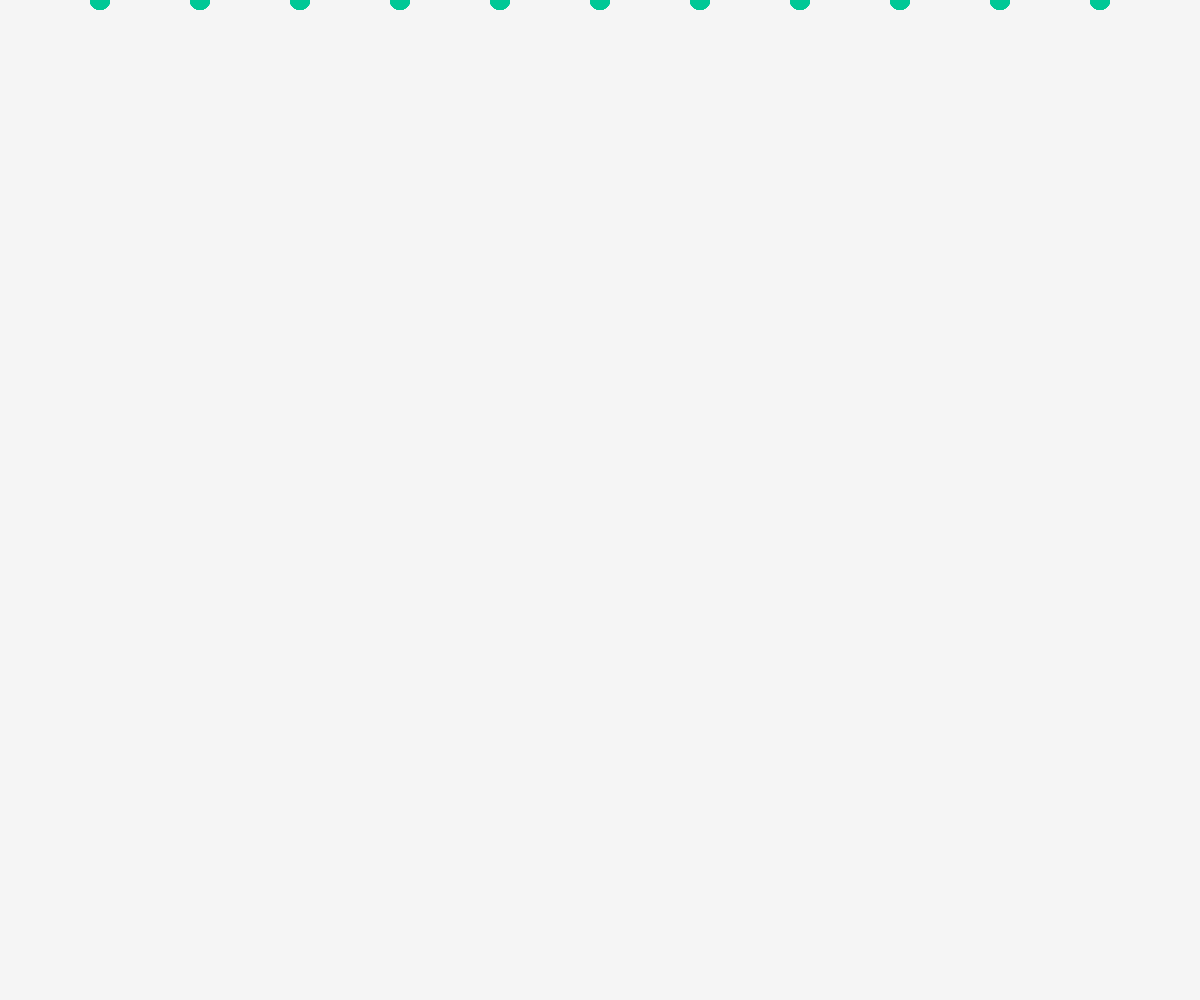
Frame 1 (no input)
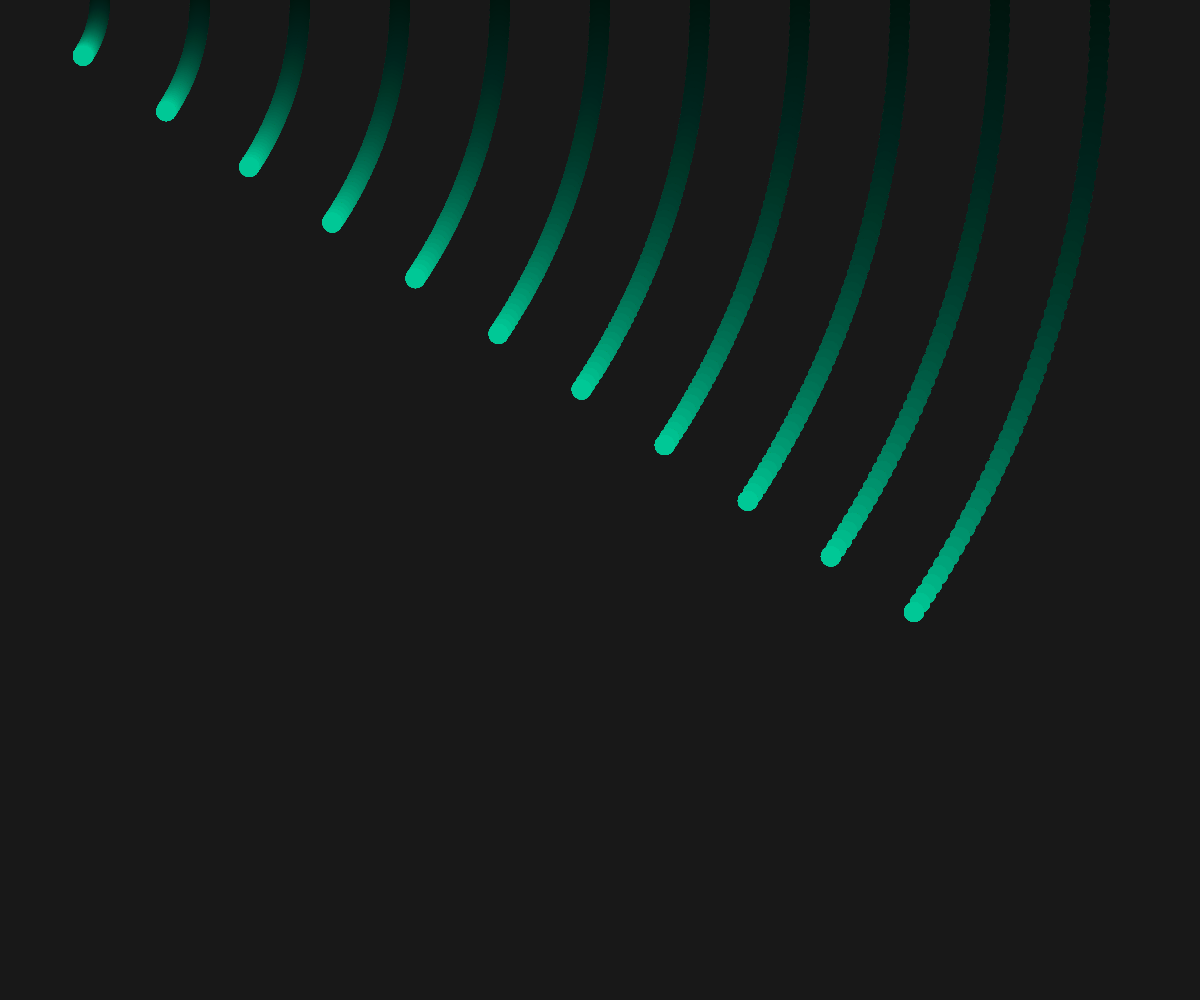
Frame 60 (no input)
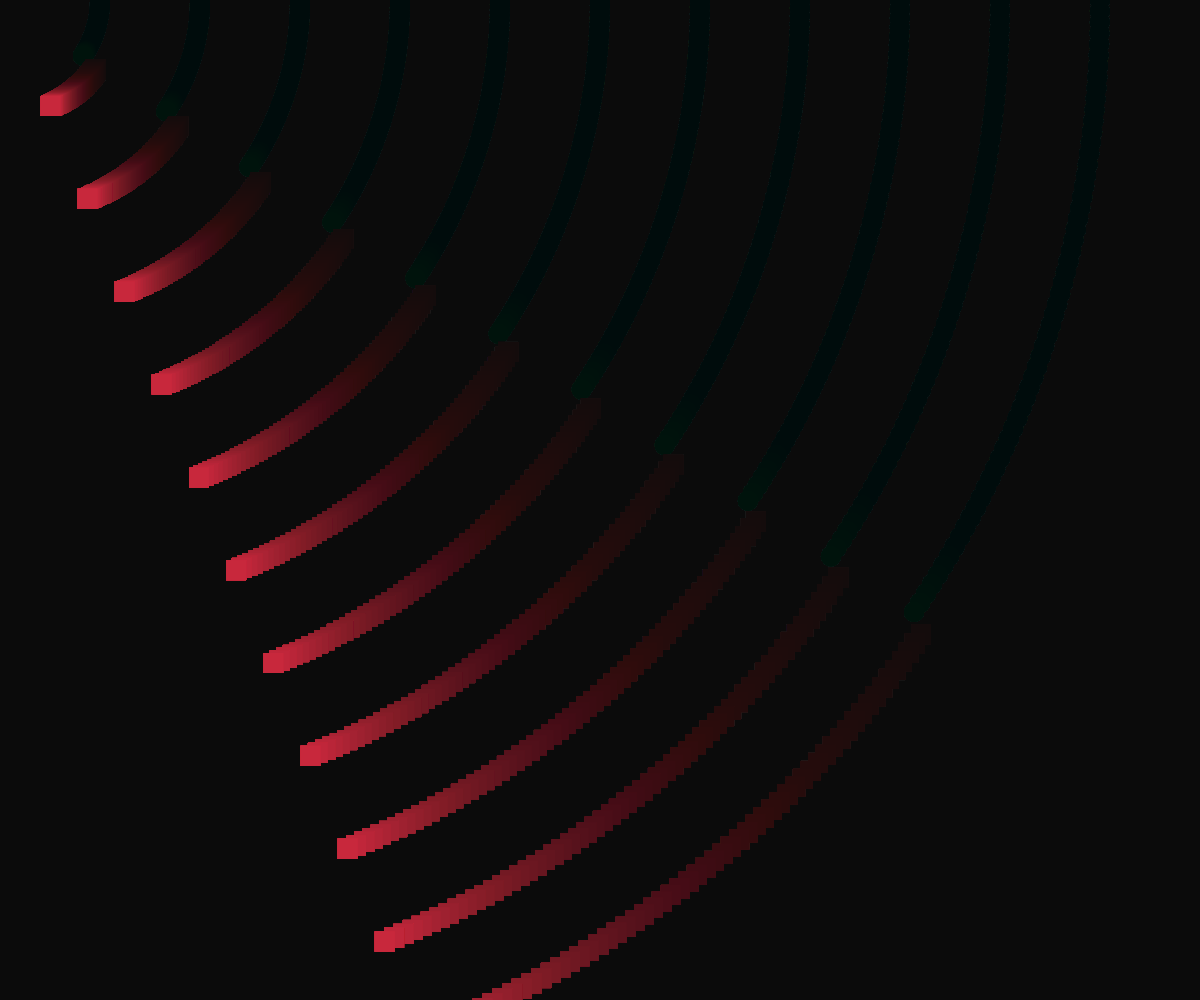
Frame 120 (the mouse pressed at the canvas centre since frame 60)

The p5.js sketch that drew these frames (run headless with seeded random() and noise() and a simulated clock; from frame 60 on, the mouse is pressed at the canvas centre):

// p5.js sketch
// ── sketch.js
let t = 0;
function setup()
{
  createCanvas(windowWidth, windowHeight);
  noStroke();
} 

function draw()
{
  background(10, 10);
  for (let x = 100; x <= width - 100; x += 100)
  {
    for (let y = 50; y <= height - 50; y += 50)
    {
      let x1 = map(mouseX, 0, width, 0, 2 * PI, true);
      let y1 = map(mouseY, 0, height, 0, 2 * PI, true);
      let angle = x1 * x + y1 * y;
      let x2 = x1 + x * cos(t + angle);
      let y2 = y1 + x * sin(t + angle);
      if (mouseIsPressed)
      {
        fill(200, 40, 60);
        rect(x2, y2, 20, 20);
      } 
      else
      {
        fill(0, 200, 150);
        ellipse(x2, y2, 20, 20);
      } 
    }
  }
  t = t + 0.01;
}

function keyPressed() {
  if (keyCode === LEFT_ARROW) {
    t = 0;
  } else if (keyCode === RIGHT_ARROW) {
    t = 0;
  }
}
function windowResized()
{
  resizeCanvas(windowWidth, windowHeight);
}
